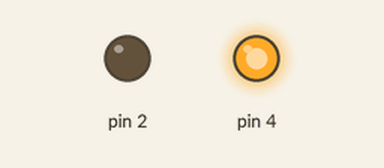
This sketch was run on a simulated Arduino Uno, built with avr-gcc and run on an emulated ATmega328P. Shown: output pins drawn as LEDs (lit = HIGH).

Above: at 1.0 s.
At 3.0 s:
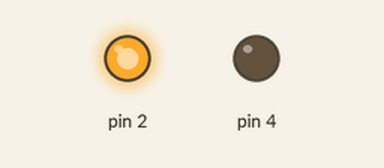
Timing chart, 0 to 5.2 s (numbered marks = the images above):
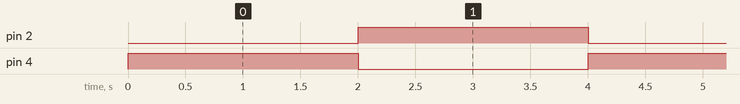

Measured:
- by itself, pin 2, pin 4: alternates HIGH for 2.0 s and LOW for 2.0 s

The sketch:

200931_Aizaz_Ul_Haq.ino
```cpp
//Made in group task
//other group members names
//Abdullah_Zameer, Aizaz, Sheryar
//LAB_task 1
void setup()
{
	pinMode (2, OUTPUT);
	pinMode (4, OUTPUT);
}
void loop()
{
	digitalWrite(2,LOW);
	digitalWrite(4,HIGH);
	delay(2000);
	digitalWrite(4,LOW);
	digitalWrite(2,HIGH);
	delay(2000);
}
```
